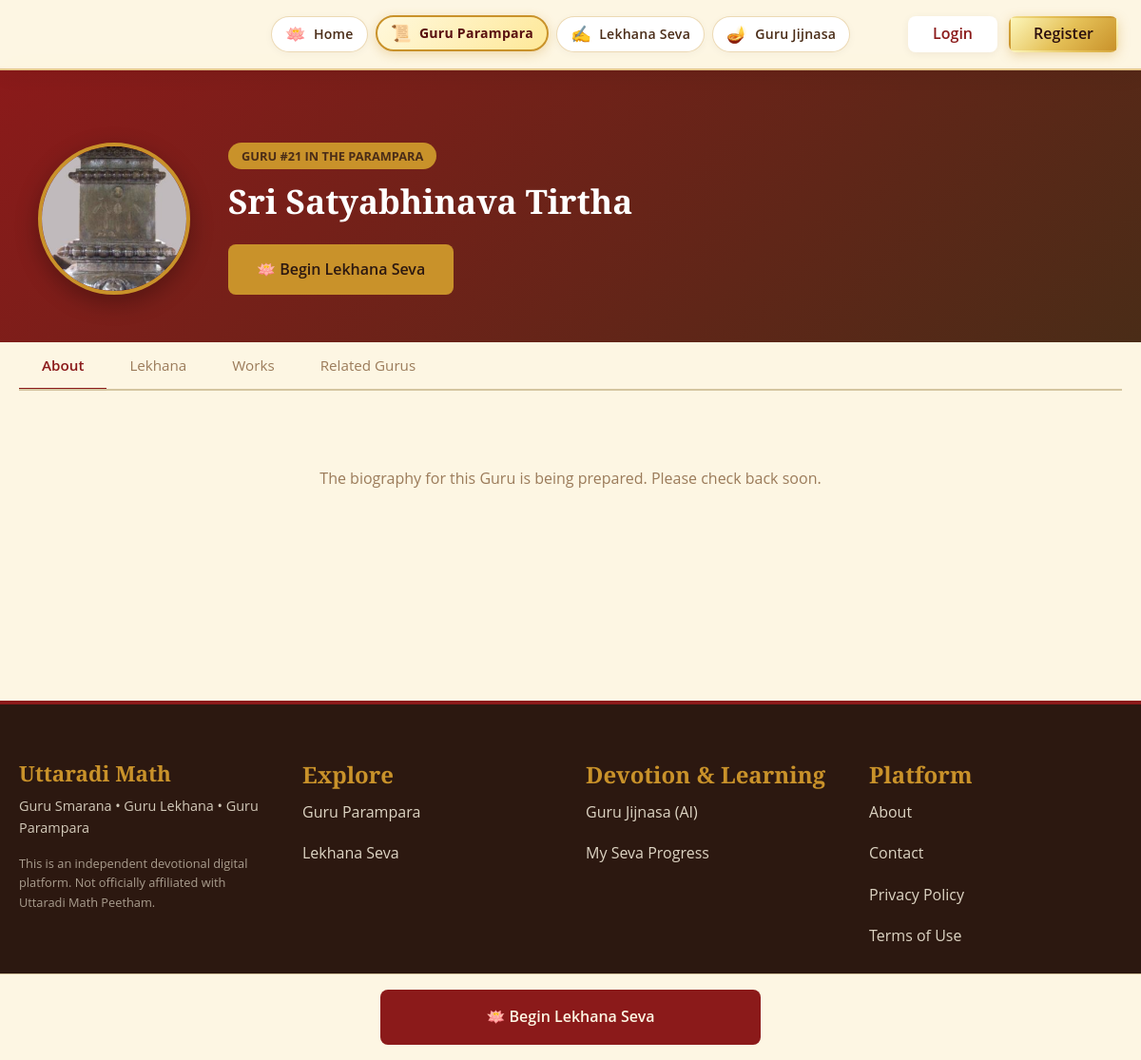
Screenshot of /guru/sri-satyabhinava-tirtha with the database file from the repository.
### app/models/guru.py (models this page shows, shortened)
class Guru(db.Model):
    __tablename__ = 'gurus'
    id = db.Column(db.Integer, primary_key=True)
    guru_order = db.Column(db.Integer, nullable=False, unique=True)
    name = db.Column(db.String(200), nullable=False)
    traditional_name = db.Column(db.String(200), nullable=True)
    slug = db.Column(db.String(200), unique=True, nullable=False)
    short_description = db.Column(db.Text, nullable=True)
    biography = db.Column(db.Text, nullable=True)
    image_url = db.Column(db.String(255), nullable=True)
    birth_date = db.Column(db.String(100), nullable=True)
    aradhana_date = db.Column(db.String(100), nullable=True)
    lekhana_text = db.Column(db.Text, nullable=True)
    lekhana_sanskrit = db.Column(db.Text, nullable=True)
    lekhana_kannada = db.Column(db.Text, nullable=True)
    lekhana_english = db.Column(db.Text, nullable=True)
    previous_guru_id = db.Column(db.Integer, db.ForeignKey('gurus.id'), nullable=True)
    next_guru_id = db.Column(db.Integer, db.ForeignKey('gurus.id'), nullable=True)
    is_verified = db.Column(db.Boolean, default=False)
    is_active = db.Column(db.Boolean, default=True)
    created_at = db.Column(db.DateTime, default=datetime.utcnow)
    updated_at = db.Column(db.DateTime, default=datetime.utcnow, onupdate=datetime.utcnow)
    sources = db.relationship('GuruSource', backref='guru', lazy='dynamic', cascade='all, delete-orphan')
    works = db.relationship('GuruWork', backref='guru', lazy='dynamic', cascade='all, delete-orphan')
    lekhana_sessions = db.relationship('LekhanaSession', backref='guru', lazy='dynamic')
    seva_progress = db.relationship('SevaProgress', backref='guru', lazy='dynamic')
    events = db.relationship('CalendarEvent', backref='guru', lazy='dynamic')
    previous_guru = db.relationship('Guru', remote_side=[id], foreign_keys=[previous_guru_id])
    next_guru = db.relationship('Guru', remote_side=[id], foreign_keys=[next_guru_id])

### app/routes/guru.py (the view)
@guru_bp.route('/<slug>')
def profile(slug):
    guru = Guru.query.filter_by(slug=slug, is_active=True).first_or_404()
    if not guru.is_verified:
        from flask import abort, session
        if not session.get('admin_logged_in'):
            abort(404)
    related_media = (Media.query
                     .filter(Media.speaker.ilike(f'%{guru.name}%'), Media.is_active == True)
                     .limit(6).all())
    return render_template(
        'guru/profile.html',
        guru=guru,
        related_media=related_media
    )

### app/templates/guru/profile.html (shortened to what this page needs)
{% extends 'base.html' %}
{% block content %}
<section class="profile-hero">
  <div class="container">
    <div style="display: flex; gap: 40px; align-items: center; flex-wrap: wrap;">
      <div style="flex-shrink: 0;">
        <img
          src="{{ guru.image_url or url_for('static', filename='images/placeholder-guru.svg') }}"
          alt="{{ guru.name }}"
          style="width: 160px; height: 160px; border-radius: 50%; object-fit: cover; border: 4px solid var(--color-gold); box-shadow: 0 8px 24px rgba(0,0,0,0.3);">
      </div>
      <div style="flex: 1; min-width: 240px;">
        <div style="display: inline-block; background: var(--color-gold); color: var(--color-secondary); padding: 4px 14px; border-radius: 20px; font-size: 0.8rem; font-weight: bold; margin-bottom: 12px;">
          GURU #{{ guru.guru_order }} IN THE PARAMPARA
        </div>
        <h1 class="font-serif" style="color: white; font-size: 2.2rem; margin-bottom: 8px; line-height: 1.2;">{{ guru.name }}</h1>
        <div style="margin-top: 24px;">
          <a href="{{ url_for('lekhana.selection', guru_slug=guru.slug) }}"
             class="btn btn-gold" style="font-size: 1rem; padding: 12px 28px;">
            🪷 Begin Lekhana Seva
          </a>
        </div>
      </div>
    </div>
  </div>
</section>
<div class="container" style="padding: 0 20px; position: sticky; top: 70px; z-index: 100; background: var(--color-background);">
  <div class="profile-tabs" id="profile-tabs">
    <button class="profile-tab active" data-tab="tab-about">About</button>
    <button class="profile-tab" data-tab="tab-lekhana">Lekhana</button>
    <button class="profile-tab" data-tab="tab-works">Works</button>
    <button class="profile-tab" data-tab="tab-related">Related Gurus</button>
  </div>
</div>
<div class="container" style="padding: 40px 20px; max-width: 900px;">
  <div class="tab-content active" id="tab-about">
    {% if guru.biography %}
      <div style="line-height: 1.9; font-size: 1rem; color: var(--color-text);">
        {{ guru.biography | replace('\n', '<br>') | safe }}
      </div>
    {% else %}
      <div style="text-align: center; padding: 40px; color: var(--color-text-muted);">
        <p>The biography for this Guru is being prepared. Please check back soon.</p>
      </div>
    {% endif %}
    {% set sources = guru.sources.all() %}
  </div>
    {% set works = guru.works.all() %}
</div>
<div style="position: fixed; bottom: 0; left: 0; right: 0; padding: 16px 20px; background: var(--color-background); border-top: 1px solid var(--color-border); display: flex; justify-content: center; z-index: 200;">
  <a href="{{ url_for('lekhana.selection', guru_slug=guru.slug) }}"
     class="btn btn-primary" style="width: 100%; max-width: 400px; text-align: center; padding: 14px;">
    🪷 Begin Lekhana Seva
  </a>
</div>
<div style="height: 80px;"></div>
{% endblock %}

### app/static/css/main.css (style rules this page uses)
:root { --color-primary: #8B1A1A; --color-primary-dark: #6B1414; --color-secondary: #4A2C17; --color-background: #FDF6E3; --color-gold: #C9922A; --color-gold-light: #E8B84B; --color-saffron: #D4823A; --color-text: #2C1810; --color-text-light: #6B4A32; --color-text-muted: #9B7B5A; --color-border: #D4C5A0; --color-card: #FFF8EE; --color-dark-bg: #2C1810; --font-body: 'Open Sans', system-ui, -apple-system, sans-serif; --font-serif: 'Playfair Display', Georgia, serif; --font-devanagari: 'Noto Sans Devanagari', sans-serif; --font-kannada: 'Noto Sans Kannada', sans-serif; --spacing-1: 0.25rem; --spacing-2: 0.5rem; --spacing-3: 1rem; --spacing-4: 1.5rem; --spacing-5: 3rem; --spacing-6: 5rem; --border-radius-sm: 4px; --border-radius-md: 8px; --border-radius-lg: 16px; --border-radius-full: 9999px; --shadow-sm: 0 1px 3px rgba(44,24,16,0.1); --shadow-md: 0 4px 6px rgba(44,24,16,0.1); --shadow-lg: 0 10px 15px rgba(44,24,16,0.1); }
*, *::before, *::after { box-sizing: border-box; margin: 0; padding: 0; }
html { scroll-behavior: smooth; font-size: 16px; }
body { font-family: var(--font-body); background: var(--color-background); color: var(--color-text); line-height: 1.6; -webkit-font-smoothing: antialiased; }
img { max-width: 100%; display: block; }
a { text-decoration: none; color: inherit; transition: color 0.2s ease, background-color 0.2s ease; }
button { cursor: pointer; font-family: inherit; }
.container { max-width: 1200px; margin: 0 auto; padding: 0 20px; width: 100%; }
h1, h2, h3, h4, h5, h6 { font-family: var(--font-serif); font-weight: 700; line-height: 1.2; margin-bottom: var(--spacing-3); color: var(--color-primary); }
h1 { font-size: 3rem; }
.font-serif { font-family: var(--font-serif) !important; }
.btn { display: inline-flex; align-items: center; justify-content: center; padding: 10px 24px; font-size: 1rem; font-weight: 600; border-radius: var(--border-radius-md); border: 2px solid transparent; transition: all 0.3s ease; cursor: pointer; text-align: center; gap: 8px; }
.btn-primary { background: var(--color-primary); color: var(--color-background); }
.btn-gold { background: var(--color-gold); color: var(--color-text); }

### app/templates/guru/profile.html (style rules this page uses)
.profile-hero { background: linear-gradient(135deg, var(--color-primary) 0%, var(--color-secondary) 100%); padding: 80px 20px 50px; margin-top: 70px; }
.profile-tabs { display: flex; gap: 0; border-bottom: 2px solid var(--color-border); overflow-x: auto; }
.profile-tab { padding: 14px 24px; border: none; background: none; cursor: pointer; font-family: var(--font-body); font-size: 0.95rem; color: var(--color-text-muted); border-bottom: 3px solid transparent; margin-bottom: -2px; white-space: nowrap; transition: all 0.2s; }
.profile-tab.active { color: var(--color-primary); border-bottom-color: var(--color-primary); font-weight: 600; }
.tab-content { display: none; }
.tab-content.active { display: block; }

### rows the page displays
Guru: image_url (picture), guru_order "21", name "Sri Satyabhinava Tirtha"
